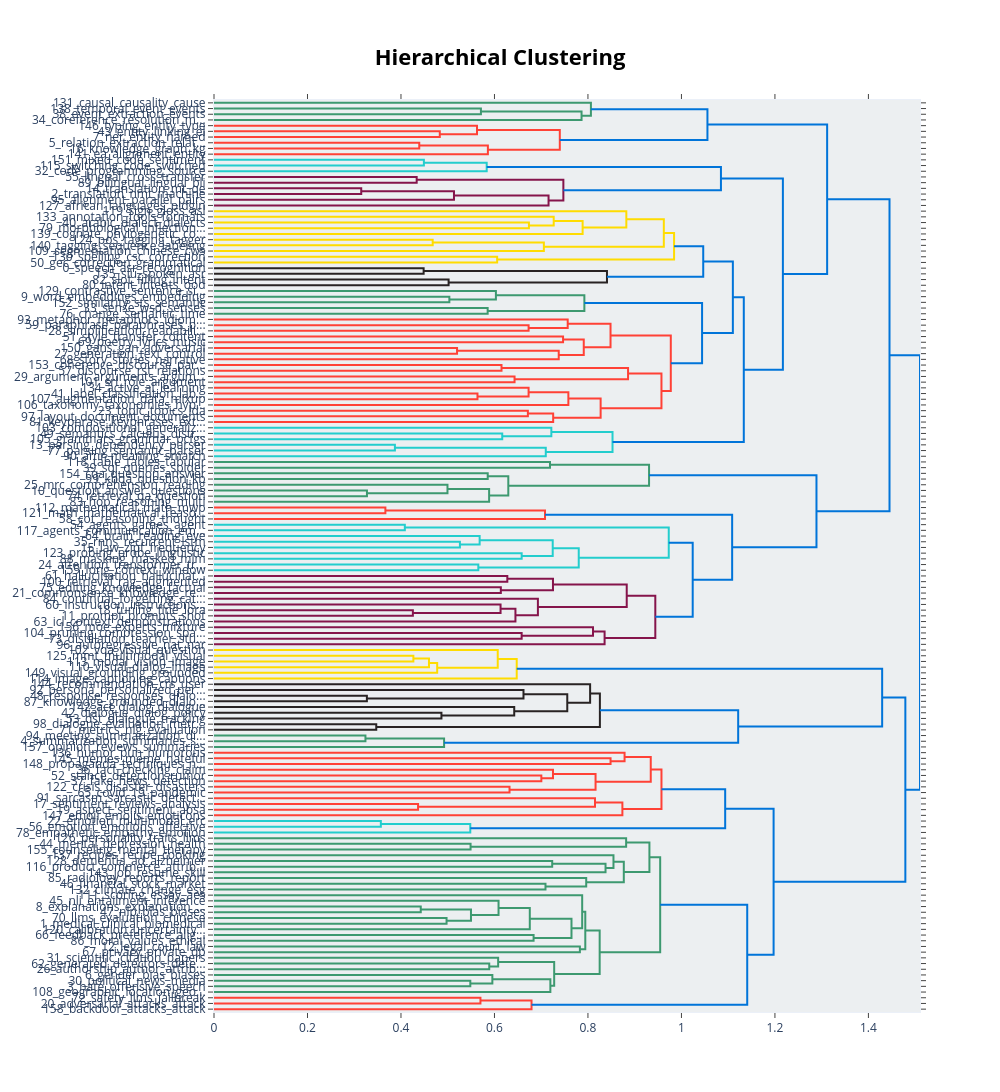

Notebook code cell kept with this figure:
### Code cell
# Visualize the potential hierarchical structure of topics
topic_model.visualize_hierarchy()

### Figure 1 — Plotly figure (JSON) as saved in the notebook; plotly's stock layout.template omitted (floating-point values rounded to 4 significant figures; data arrays with more than 128 entries replaced by an {"elided": "..."} marker saying what was removed)
{"data": [{"hoverinfo": "text", "marker": {"color": "rgb(61,153,112)"}, "mode": "lines", "type": "scatter", "x": [0.0, 0.571, 0.571, 0.0], "xaxis": "x", "y": [-15.0, -15.0, -25.0, -25.0], "yaxis": "y"}, {"hoverinfo": "text", "marker": {"color": "rgb(61,153,112)"}, "mode": "lines", "type": "scatter", "x": [0.571, 0.7863, 0.7863, 0.0], "xaxis": "x", "y": [-20.0, -20.0, -35.0, -35.0], "yaxis": "y"}, {"hoverinfo": "text", "marker": {"color": "rgb(61,153,112)"}, "mode": "lines", "type": "scatter", "x": [0.0, 0.8063, 0.8063, 0.7863], "xaxis": "x", "y": [-5.0, -5.0, -27.5, -27.5], "yaxis": "y"}, {"hoverinfo": "text", "marker": {"color": "rgb(255,65,54)"}, "mode": "lines", "type": "scatter", "x": [0.0, 0.483, 0.483, 0.0], "xaxis": "x", "y": [-55.0, -55.0, -65.0, -65.0], "yaxis": "y"}, {"hoverinfo": "text", "marker": {"color": "rgb(255,65,54)"}, "mode": "lines", "type": "scatter", "x": [0.0, 0.5627, 0.5627, 0.483], "xaxis": "x", "y": [-45.0, -45.0, -60.0, -60.0], "yaxis": "y"}, {"hoverinfo": "text", "marker": {"color": "rgb(255,65,54)"}, "mode": "lines", "type": "scatter", "x": [0.0, 0.4391, 0.4391, 0.0], "xaxis": "x", "y": [-75.0, -75.0, -85.0, -85.0], "yaxis": "y"}, {"hoverinfo": "text", "marker": {"color": "rgb(255,65,54)"}, "mode": "lines", "type": "scatter", "x": [0.4391, 0.5859, 0.5859, 0.0], "xaxis": "x", "y": [-80.0, -80.0, -95.0, -95.0], "yaxis": "y"}, {"hoverinfo": "text", "marker": {"color": "rgb(255,65,54)"}, "mode": "lines", "type": "scatter", "x": [0.5627, 0.7398, 0.7398, 0.5859], "xaxis": "x", "y": [-52.5, -52.5, -87.5, -87.5], "yaxis": "y"}, {"hoverinfo": "text", "marker": {"color": "rgb(0,116,217)"}, "mode": "lines", "type": "scatter", "x": [0.8063, 1.056, 1.056, 0.7398], "xaxis": "x", "y": [-16.25, -16.25, -70.0, -70.0], "yaxis": "y"}, {"hoverinfo": "text", "marker": {"color": "rgb(35,205,205)"}, "mode": "lines", "type": "scatter", "x": [0.0, 0.449, 0.449, 0.0], "xaxis": "x", "y": [-105.0, -105.0, -115.0, -115.0], "yaxis": "y"}, {"hoverinfo": "text", "marker": {"color": "rgb(35,205,205)"}, "mode": "lines", "type": "scatter", "x": [0.449, 0.5834, 0.5834, 0.0], "xaxis": "x", "y": [-110.0, -110.0, -125.0, -125.0], "yaxis": "y"}, {"hoverinfo": "text", "marker": {"color": "rgb(133,20,75)"}, "mode": "lines", "type": "scatter", "x": [0.0, 0.4336, 0.4336, 0.0], "xaxis": "x", "y": [-135.0, -135.0, -145.0, -145.0], "yaxis": "y"}, {"hoverinfo": "text", "marker": {"color": "rgb(133,20,75)"}, "mode": "lines", "type": "scatter", "x": [0.0, 0.315, 0.315, 0.0], "xaxis": "x", "y": [-155.0, -155.0, -165.0, -165.0], "yaxis": "y"}, {"hoverinfo": "text", "marker": {"color": "rgb(133,20,75)"}, "mode": "lines", "type": "scatter", "x": [0.315, 0.5134, 0.5134, 0.0], "xaxis": "x", "y": [-160.0, -160.0, -175.0, -175.0], "yaxis": "y"}, {"hoverinfo": "text", "marker": {"color": "rgb(133,20,75)"}, "mode": "lines", "type": "scatter", "x": [0.5134, 0.7157, 0.7157, 0.0], "xaxis": "x", "y": [-167.5, -167.5, -185.0, -185.0], "yaxis": "y"}, {"hoverinfo": "text", "marker": {"color": "rgb(133,20,75)"}, "mode": "lines", "type": "scatter", "x": [0.4336, 0.7474, 0.7474, 0.7157], "xaxis": "x", "y": [-140.0, -140.0, -176.2, -176.2], "yaxis": "y"}, {"hoverinfo": "text", "marker": {"color": "rgb(0,116,217)"}, "mode": "lines", "type": "scatter", "x": [0.5834, 1.085, 1.085, 0.7474], "xaxis": "x", "y": [-117.5, -117.5, -158.1, -158.1], "yaxis": "y"}, {"hoverinfo": "text", "marker": {"color": "rgb(255,220,0)"}, "mode": "lines", "type": "scatter", "x": [0.0, 0.6737, 0.6737, 0.0], "xaxis": "x", "y": [-215.0, -215.0, -225.0, -225.0], "yaxis": "y"}, {"hoverinfo": "text", "marker": {"color": "rgb(255,220,0)"}, "mode": "lines", "type": "scatter", "x": [0.0, 0.7267, 0.7267, 0.6737], "xaxis": "x", "y": [-205.0, -205.0, -220.0, -220.0], "yaxis": "y"}, {"hoverinfo": "text", "marker": {"color": "rgb(255,220,0)"}, "mode": "lines", "type": "scatter", "x": [0.7267, 0.7886, 0.7886, 0.0], "xaxis": "x", "y": [-212.5, -212.5, -235.0, -235.0], "yaxis": "y"}, {"hoverinfo": "text", "marker": {"color": "rgb(255,220,0)"}, "mode": "lines", "type": "scatter", "x": [0.0, 0.8821, 0.8821, 0.7886], "xaxis": "x", "y": [-195.0, -195.0, -223.8, -223.8], "yaxis": "y"}, {"hoverinfo": "text", "marker": {"color": "rgb(255,220,0)"}, "mode": "lines", "type": "scatter", "x": [0.0, 0.4679, 0.4679, 0.0], "xaxis": "x", "y": [-245.0, -245.0, -255.0, -255.0], "yaxis": "y"}, {"hoverinfo": "text", "marker": {"color": "rgb(255,220,0)"}, "mode": "lines", "type": "scatter", "x": [0.4679, 0.7057, 0.7057, 0.0], "xaxis": "x", "y": [-250.0, -250.0, -265.0, -265.0], "yaxis": "y"}, {"hoverinfo": "text", "marker": {"color": "rgb(255,220,0)"}, "mode": "lines", "type": "scatter", "x": [0.8821, 0.9623, 0.9623, 0.7057], "xaxis": "x", "y": [-209.4, -209.4, -257.5, -257.5], "yaxis": "y"}, {"hoverinfo": "text", "marker": {"color": "rgb(255,220,0)"}, "mode": "lines", "type": "scatter", "x": [0.0, 0.6058, 0.6058, 0.0], "xaxis": "x", "y": [-275.0, -275.0, -285.0, -285.0], "yaxis": "y"}, {"hoverinfo": "text", "marker": {"color": "rgb(255,220,0)"}, "mode": "lines", "type": "scatter", "x": [0.9623, 0.9843, 0.9843, 0.6058], "xaxis": "x", "y": [-233.4, -233.4, -280.0, -280.0], "yaxis": "y"}, {"hoverinfo": "text", "marker": {"color": "rgb(40,35,35)"}, "mode": "lines", "type": "scatter", "x": [0.0, 0.4485, 0.4485, 0.0], "xaxis": "x", "y": [-295.0, -295.0, -305.0, -305.0], "yaxis": "y"}, {"hoverinfo": "text", "marker": {"color": "rgb(40,35,35)"}, "mode": "lines", "type": "scatter", "x": [0.0, 0.5019, 0.5019, 0.0], "xaxis": "x", "y": [-315.0, -315.0, -325.0, -325.0], "yaxis": "y"}, {"hoverinfo": "text", "marker": {"color": "rgb(40,35,35)"}, "mode": "lines", "type": "scatter", "x": [0.4485, 0.8407, 0.8407, 0.5019], "xaxis": "x", "y": [-300.0, -300.0, -320.0, -320.0], "yaxis": "y"}, {"hoverinfo": "text", "marker": {"color": "rgb(0,116,217)"}, "mode": "lines", "type": "scatter", "x": [0.9843, 1.047, 1.047, 0.8407], "xaxis": "x", "y": [-256.7, -256.7, -310.0, -310.0], "yaxis": "y"}, {"hoverinfo": "text", "marker": {"color": "rgb(61,153,112)"}, "mode": "lines", "type": "scatter", "x": [0.0, 0.5035, 0.5035, 0.0], "xaxis": "x", "y": [-345.0, -345.0, -355.0, -355.0], "yaxis": "y"}, {"hoverinfo": "text", "marker": {"color": "rgb(61,153,112)"}, "mode": "lines", "type": "scatter", "x": [0.0, 0.6031, 0.6031, 0.5035], "xaxis": "x", "y": [-335.0, -335.0, -350.0, -350.0], "yaxis": "y"}, {"hoverinfo": "text", "marker": {"color": "rgb(61,153,112)"}, "mode": "lines", "type": "scatter", "x": [0.0, 0.5854, 0.5854, 0.0], "xaxis": "x", "y": [-365.0, -365.0, -375.0, -375.0], "yaxis": "y"}, {"hoverinfo": "text", "marker": {"color": "rgb(61,153,112)"}, "mode": "lines", "type": "scatter", "x": [0.6031, 0.7923, 0.7923, 0.5854], "xaxis": "x", "y": [-342.5, -342.5, -370.0, -370.0], "yaxis": "y"}, {"hoverinfo": "text", "marker": {"color": "rgb(255,65,54)"}, "mode": "lines", "type": "scatter", "x": [0.0, 0.673, 0.673, 0.0], "xaxis": "x", "y": [-395.0, -395.0, -405.0, -405.0], "yaxis": "y"}, {"hoverinfo": "text", "marker": {"color": "rgb(255,65,54)"}, "mode": "lines", "type": "scatter", "x": [0.0, 0.7567, 0.7567, 0.673], "xaxis": "x", "y": [-385.0, -385.0, -400.0, -400.0], "yaxis": "y"}, {"hoverinfo": "text", "marker": {"color": "rgb(255,65,54)"}, "mode": "lines", "type": "scatter", "x": [0.0, 0.7468, 0.7468, 0.0], "xaxis": "x", "y": [-415.0, -415.0, -425.0, -425.0], "yaxis": "y"}, {"hoverinfo": "text", "marker": {"color": "rgb(255,65,54)"}, "mode": "lines", "type": "scatter", "x": [0.0, 0.52, 0.52, 0.0], "xaxis": "x", "y": [-435.0, -435.0, -445.0, -445.0], "yaxis": "y"}, {"hoverinfo": "text", "marker": {"color": "rgb(255,65,54)"}, "mode": "lines", "type": "scatter", "x": [0.52, 0.7375, 0.7375, 0.0], "xaxis": "x", "y": [-440.0, -440.0, -455.0, -455.0], "yaxis": "y"}, {"hoverinfo": "text", "marker": {"color": "rgb(255,65,54)"}, "mode": "lines", "type": "scatter", "x": [0.7468, 0.791, 0.791, 0.7375], "xaxis": "x", "y": [-420.0, -420.0, -447.5, -447.5], "yaxis": "y"}, {"hoverinfo": "text", "marker": {"color": "rgb(255,65,54)"}, "mode": "lines", "type": "scatter", "x": [0.7567, 0.8483, 0.8483, 0.791], "xaxis": "x", "y": [-392.5, -392.5, -433.8, -433.8], "yaxis": "y"}, {"hoverinfo": "text", "marker": {"color": "rgb(255,65,54)"}, "mode": "lines", "type": "scatter", "x": [0.0, 0.6151, 0.6151, 0.0], "xaxis": "x", "y": [-465.0, -465.0, -475.0, -475.0], "yaxis": "y"}, {"hoverinfo": "text", "marker": {"color": "rgb(255,65,54)"}, "mode": "lines", "type": "scatter", "x": [0.0, 0.643, 0.643, 0.0], "xaxis": "x", "y": [-485.0, -485.0, -495.0, -495.0], "yaxis": "y"}, {"hoverinfo": "text", "marker": {"color": "rgb(255,65,54)"}, "mode": "lines", "type": "scatter", "x": [0.6151, 0.8858, 0.8858, 0.643], "xaxis": "x", "y": [-470.0, -470.0, -490.0, -490.0], "yaxis": "y"}, {"hoverinfo": "text", "marker": {"color": "rgb(255,65,54)"}, "mode": "lines", "type": "scatter", "x": [0.0, 0.5637, 0.5637, 0.0], "xaxis": "x", "y": [-515.0, -515.0, -525.0, -525.0], "yaxis": "y"}, {"hoverinfo": "text", "marker": {"color": "rgb(255,65,54)"}, "mode": "lines", "type": "scatter", "x": [0.0, 0.673, 0.673, 0.5637], "xaxis": "x", "y": [-505.0, -505.0, -520.0, -520.0], "yaxis": "y"}, {"hoverinfo": "text", "marker": {"color": "rgb(255,65,54)"}, "mode": "lines", "type": "scatter", "x": [0.673, 0.7581, 0.7581, 0.0], "xaxis": "x", "y": [-512.5, -512.5, -535.0, -535.0], "yaxis": "y"}, {"hoverinfo": "text", "marker": {"color": "rgb(255,65,54)"}, "mode": "lines", "type": "scatter", "x": [0.0, 0.6715, 0.6715, 0.0], "xaxis": "x", "y": [-545.0, -545.0, -555.0, -555.0], "yaxis": "y"}, {"hoverinfo": "text", "marker": {"color": "rgb(255,65,54)"}, "mode": "lines", "type": "scatter", "x": [0.6715, 0.7256, 0.7256, 0.0], "xaxis": "x", "y": [-550.0, -550.0, -565.0, -565.0], "yaxis": "y"}, {"hoverinfo": "text", "marker": {"color": "rgb(255,65,54)"}, "mode": "lines", "type": "scatter", "x": [0.7581, 0.8271, 0.8271, 0.7256], "xaxis": "x", "y": [-523.8, -523.8, -557.5, -557.5], "yaxis": "y"}, {"hoverinfo": "text", "marker": {"color": "rgb(255,65,54)"}, "mode": "lines", "type": "scatter", "x": [0.8858, 0.9573, 0.9573, 0.8271], "xaxis": "x", "y": [-480.0, -480.0, -540.6, -540.6], "yaxis": "y"}, {"hoverinfo": "text", "marker": {"color": "rgb(255,65,54)"}, "mode": "lines", "type": "scatter", "x": [0.8483, 0.9772, 0.9772, 0.9573], "xaxis": "x", "y": [-413.1, -413.1, -510.3, -510.3], "yaxis": "y"}, {"hoverinfo": "text", "marker": {"color": "rgb(0,116,217)"}, "mode": "lines", "type": "scatter", "x": [0.7923, 1.044, 1.044, 0.9772], "xaxis": "x", "y": [-356.2, -356.2, -461.7, -461.7], "yaxis": "y"}, {"hoverinfo": "text", "marker": {"color": "rgb(0,116,217)"}, "mode": "lines", "type": "scatter", "x": [1.047, 1.11, 1.11, 1.044], "xaxis": "x", "y": [-283.4, -283.4, -409.0, -409.0], "yaxis": "y"}, {"hoverinfo": "text", "marker": {"color": "rgb(35,205,205)"}, "mode": "lines", "type": "scatter", "x": [0.0, 0.6166, 0.6166, 0.0], "xaxis": "x", "y": [-585.0, -585.0, -595.0, -595.0], "yaxis": "y"}, {"hoverinfo": "text", "marker": {"color": "rgb(35,205,205)"}, "mode": "lines", "type": "scatter", "x": [0.0, 0.7217, 0.7217, 0.6166], "xaxis": "x", "y": [-575.0, -575.0, -590.0, -590.0], "yaxis": "y"}, {"hoverinfo": "text", "marker": {"color": "rgb(35,205,205)"}, "mode": "lines", "type": "scatter", "x": [0.0, 0.387, 0.387, 0.0], "xaxis": "x", "y": [-605.0, -605.0, -615.0, -615.0], "yaxis": "y"}, {"hoverinfo": "text", "marker": {"color": "rgb(35,205,205)"}, "mode": "lines", "type": "scatter", "x": [0.387, 0.7098, 0.7098, 0.0], "xaxis": "x", "y": [-610.0, -610.0, -625.0, -625.0], "yaxis": "y"}, {"hoverinfo": "text", "marker": {"color": "rgb(35,205,205)"}, "mode": "lines", "type": "scatter", "x": [0.7217, 0.8526, 0.8526, 0.7098], "xaxis": "x", "y": [-582.5, -582.5, -617.5, -617.5], "yaxis": "y"}, {"hoverinfo": "text", "marker": {"color": "rgb(0,116,217)"}, "mode": "lines", "type": "scatter", "x": [1.11, 1.133, 1.133, 0.8526], "xaxis": "x", "y": [-346.2, -346.2, -600.0, -600.0], "yaxis": "y"}, {"hoverinfo": "text", "marker": {"color": "rgb(0,116,217)"}, "mode": "lines", "type": "scatter", "x": [1.085, 1.217, 1.217, 1.133], "xaxis": "x", "y": [-137.8, -137.8, -473.1, -473.1], "yaxis": "y"}, {"hoverinfo": "text", "marker": {"color": "rgb(0,116,217)"}, "mode": "lines", "type": "scatter", "x": [1.056, 1.312, 1.312, 1.217], "xaxis": "x", "y": [-43.12, -43.12, -305.4, -305.4], "yaxis": "y"}, {"hoverinfo": "text", "marker": {"color": "rgb(61,153,112)"}, "mode": "lines", "type": "scatter", "x": [0.0, 0.7188, 0.7188, 0.0], "xaxis": "x", "y": [-635.0, -635.0, -645.0, -645.0], "yaxis": "y"}, {"hoverinfo": "text", "marker": {"color": "rgb(61,153,112)"}, "mode": "lines", "type": "scatter", "x": [0.0, 0.5856, 0.5856, 0.0], "xaxis": "x", "y": [-655.0, -655.0, -665.0, -665.0], "yaxis": "y"}, {"hoverinfo": "text", "marker": {"color": "rgb(61,153,112)"}, "mode": "lines", "type": "scatter", "x": [0.0, 0.3272, 0.3272, 0.0], "xaxis": "x", "y": [-685.0, -685.0, -695.0, -695.0], "yaxis": "y"}, {"hoverinfo": "text", "marker": {"color": "rgb(61,153,112)"}, "mode": "lines", "type": "scatter", "x": [0.0, 0.4995, 0.4995, 0.3272], "xaxis": "x", "y": [-675.0, -675.0, -690.0, -690.0], "yaxis": "y"}, {"hoverinfo": "text", "marker": {"color": "rgb(61,153,112)"}, "mode": "lines", "type": "scatter", "x": [0.4995, 0.5886, 0.5886, 0.0], "xaxis": "x", "y": [-682.5, -682.5, -705.0, -705.0], "yaxis": "y"}, {"hoverinfo": "text", "marker": {"color": "rgb(61,153,112)"}, "mode": "lines", "type": "scatter", "x": [0.5856, 0.6296, 0.6296, 0.5886], "xaxis": "x", "y": [-660.0, -660.0, -693.8, -693.8], "yaxis": "y"}, {"hoverinfo": "text", "marker": {"color": "rgb(61,153,112)"}, "mode": "lines", "type": "scatter", "x": [0.7188, 0.9307, 0.9307, 0.6296], "xaxis": "x", "y": [-640.0, -640.0, -676.9, -676.9], "yaxis": "y"}, {"hoverinfo": "text", "marker": {"color": "rgb(255,65,54)"}, "mode": "lines", "type": "scatter", "x": [0.0, 0.3667, 0.3667, 0.0], "xaxis": "x", "y": [-715.0, -715.0, -725.0, -725.0], "yaxis": "y"}, {"hoverinfo": "text", "marker": {"color": "rgb(255,65,54)"}, "mode": "lines", "type": "scatter", "x": [0.3667, 0.7081, 0.7081, 0.0], "xaxis": "x", "y": [-720.0, -720.0, -735.0, -735.0], "yaxis": "y"}, {"hoverinfo": "text", "marker": {"color": "rgb(35,205,205)"}, "mode": "lines", "type": "scatter", "x": [0.0, 0.4082, 0.4082, 0.0], "xaxis": "x", "y": [-745.0, -745.0, -755.0, -755.0], "yaxis": "y"}, {"hoverinfo": "text", "marker": {"color": "rgb(35,205,205)"}, "mode": "lines", "type": "scatter", "x": [0.0, 0.5261, 0.5261, 0.0], "xaxis": "x", "y": [-775.0, -775.0, -785.0, -785.0], "yaxis": "y"}, {"hoverinfo": "text", "marker": {"color": "rgb(35,205,205)"}, "mode": "lines", "type": "scatter", "x": [0.0, 0.5683, 0.5683, 0.5261], "xaxis": "x", "y": [-765.0, -765.0, -780.0, -780.0], "yaxis": "y"}, {"hoverinfo": "text", "marker": {"color": "rgb(35,205,205)"}, "mode": "lines", "type": "scatter", "x": [0.0, 0.6582, 0.6582, 0.0], "xaxis": "x", "y": [-795.0, -795.0, -805.0, -805.0], "yaxis": "y"}, {"hoverinfo": "text", "marker": {"color": "rgb(35,205,205)"}, "mode": "lines", "type": "scatter", "x": [0.5683, 0.7246, 0.7246, 0.6582], "xaxis": "x", "y": [-772.5, -772.5, -800.0, -800.0], "yaxis": "y"}, {"hoverinfo": "text", "marker": {"color": "rgb(35,205,205)"}, "mode": "lines", "type": "scatter", "x": [0.0, 0.5655, 0.5655, 0.0], "xaxis": "x", "y": [-815.0, -815.0, -825.0, -825.0], "yaxis": "y"}, {"hoverinfo": "text", "marker": {"color": "rgb(35,205,205)"}, "mode": "lines", "type": "scatter", "x": [0.7246, 0.7803, 0.7803, 0.5655], "xaxis": "x", "y": [-786.2, -786.2, -820.0, -820.0], "yaxis": "y"}, {"hoverinfo": "text", "marker": {"color": "rgb(35,205,205)"}, "mode": "lines", "type": "scatter", "x": [0.4082, 0.9728, 0.9728, 0.7803], "xaxis": "x", "y": [-750.0, -750.0, -803.1, -803.1], "yaxis": "y"}, {"hoverinfo": "text", "marker": {"color": "rgb(133,20,75)"}, "mode": "lines", "type": "scatter", "x": [0.0, 0.6275, 0.6275, 0.0], "xaxis": "x", "y": [-835.0, -835.0, -845.0, -845.0], "yaxis": "y"}, {"hoverinfo": "text", "marker": {"color": "rgb(133,20,75)"}, "mode": "lines", "type": "scatter", "x": [0.0, 0.6136, 0.6136, 0.0], "xaxis": "x", "y": [-855.0, -855.0, -865.0, -865.0], "yaxis": "y"}, {"hoverinfo": "text", "marker": {"color": "rgb(133,20,75)"}, "mode": "lines", "type": "scatter", "x": [0.6275, 0.7252, 0.7252, 0.6136], "xaxis": "x", "y": [-840.0, -840.0, -860.0, -860.0], "yaxis": "y"}, {"hoverinfo": "text", "marker": {"color": "rgb(133,20,75)"}, "mode": "lines", "type": "scatter", "x": [0.0, 0.4255, 0.4255, 0.0], "xaxis": "x", "y": [-895.0, -895.0, -905.0, -905.0], "yaxis": "y"}, {"hoverinfo": "text", "marker": {"color": "rgb(133,20,75)"}, "mode": "lines", "type": "scatter", "x": [0.0, 0.6131, 0.6131, 0.4255], "xaxis": "x", "y": [-885.0, -885.0, -900.0, -900.0], "yaxis": "y"}, {"hoverinfo": "text", "marker": {"color": "rgb(133,20,75)"}, "mode": "lines", "type": "scatter", "x": [0.6131, 0.6449, 0.6449, 0.0], "xaxis": "x", "y": [-892.5, -892.5, -915.0, -915.0], "yaxis": "y"}, {"hoverinfo": "text", "marker": {"color": "rgb(133,20,75)"}, "mode": "lines", "type": "scatter", "x": [0.0, 0.6929, 0.6929, 0.6449], "xaxis": "x", "y": [-875.0, -875.0, -903.8, -903.8], "yaxis": "y"}, {"hoverinfo": "text", "marker": {"color": "rgb(133,20,75)"}, "mode": "lines", "type": "scatter", "x": [0.7252, 0.883, 0.883, 0.6929], "xaxis": "x", "y": [-850.0, -850.0, -889.4, -889.4], "yaxis": "y"}, {"hoverinfo": "text", "marker": {"color": "rgb(133,20,75)"}, "mode": "lines", "type": "scatter", "x": [0.0, 0.6582, 0.6582, 0.0], "xaxis": "x", "y": [-935.0, -935.0, -945.0, -945.0], "yaxis": "y"}, {"hoverinfo": "text", "marker": {"color": "rgb(133,20,75)"}, "mode": "lines", "type": "scatter", "x": [0.0, 0.8108, 0.8108, 0.6582], "xaxis": "x", "y": [-925.0, -925.0, -940.0, -940.0], "yaxis": "y"}, {"hoverinfo": "text", "marker": {"color": "rgb(133,20,75)"}, "mode": "lines", "type": "scatter", "x": [0.8108, 0.8356, 0.8356, 0.0], "xaxis": "x", "y": [-932.5, -932.5, -955.0, -955.0], "yaxis": "y"}, {"hoverinfo": "text", "marker": {"color": "rgb(133,20,75)"}, "mode": "lines", "type": "scatter", "x": [0.883, 0.9441, 0.9441, 0.8356], "xaxis": "x", "y": [-869.7, -869.7, -943.8, -943.8], "yaxis": "y"}, {"hoverinfo": "text", "marker": {"color": "rgb(0,116,217)"}, "mode": "lines", "type": "scatter", "x": [0.9728, 1.024, 1.024, 0.9441], "xaxis": "x", "y": [-776.6, -776.6, -906.7, -906.7], "yaxis": "y"}, {"hoverinfo": "text", "marker": {"color": "rgb(0,116,217)"}, "mode": "lines", "type": "scatter", "x": [0.7081, 1.108, 1.108, 1.024], "xaxis": "x", "y": [-727.5, -727.5, -841.6, -841.6], "yaxis": "y"}, {"hoverinfo": "text", "marker": {"color": "rgb(0,116,217)"}, "mode": "lines", "type": "scatter", "x": [0.9307, 1.289, 1.289, 1.108], "xaxis": "x", "y": [-658.4, -658.4, -784.6, -784.6], "yaxis": "y"}, {"hoverinfo": "text", "marker": {"color": "rgb(0,116,217)"}, "mode": "lines", "type": "scatter", "x": [1.312, 1.445, 1.445, 1.289], "xaxis": "x", "y": [-174.3, -174.3, -721.5, -721.5], "yaxis": "y"}, {"hoverinfo": "text", "marker": {"color": "rgb(255,220,0)"}, "mode": "lines", "type": "scatter", "x": [0.0, 0.4265, 0.4265, 0.0], "xaxis": "x", "y": [-975.0, -975.0, -985.0, -985.0], "yaxis": "y"}, {"hoverinfo": "text", "marker": {"color": "rgb(255,220,0)"}, "mode": "lines", "type": "scatter", "x": [0.4265, 0.4599, 0.4599, 0.0], "xaxis": "x", "y": [-980.0, -980.0, -995.0, -995.0], "yaxis": "y"}, {"hoverinfo": "text", "marker": {"color": "rgb(255,220,0)"}, "mode": "lines", "type": "scatter", "x": [0.4599, 0.4775, 0.4775, 0.0], "xaxis": "x", "y": [-987.5, -987.5, -1005.0, -1005.0], "yaxis": "y"}, {"hoverinfo": "text", "marker": {"color": "rgb(255,220,0)"}, "mode": "lines", "type": "scatter", "x": [0.0, 0.607, 0.607, 0.4775], "xaxis": "x", "y": [-965.0, -965.0, -996.2, -996.2], "yaxis": "y"}, {"hoverinfo": "text", "marker": {"color": "rgb(255,220,0)"}, "mode": "lines", "type": "scatter", "x": [0.607, 0.6476, 0.6476, 0.0], "xaxis": "x", "y": [-980.6, -980.6, -1015.0, -1015.0], "yaxis": "y"}, {"hoverinfo": "text", "marker": {"color": "rgb(40,35,35)"}, "mode": "lines", "type": "scatter", "x": [0.0, 0.3271, 0.3271, 0.0], "xaxis": "x", "y": [-1045.0, -1045.0, -1055.0, -1055.0], "yaxis": "y"}, {"hoverinfo": "text", "marker": {"color": "rgb(40,35,35)"}, "mode": "lines", "type": "scatter", "x": [0.0, 0.6621, 0.6621, 0.3271], "xaxis": "x", "y": [-1035.0, -1035.0, -1050.0, -1050.0], "yaxis": "y"}, {"hoverinfo": "text", "marker": {"color": "rgb(40,35,35)"}, "mode": "lines", "type": "scatter", "x": [0.0, 0.4866, 0.4866, 0.0], "xaxis": "x", "y": [-1075.0, -1075.0, -1085.0, -1085.0], "yaxis": "y"}, {"hoverinfo": "text", "marker": {"color": "rgb(40,35,35)"}, "mode": "lines", "type": "scatter", "x": [0.0, 0.6423, 0.6423, 0.4866], "xaxis": "x", "y": [-1065.0, -1065.0, -1080.0, -1080.0], "yaxis": "y"}, {"hoverinfo": "text", "marker": {"color": "rgb(40,35,35)"}, "mode": "lines", "type": "scatter", "x": [0.6621, 0.7557, 0.7557, 0.6423], "xaxis": "x", "y": [-1042.0, -1042.0, -1072.0, -1072.0], "yaxis": "y"}, {"hoverinfo": "text", "marker": {"color": "rgb(40,35,35)"}, "mode": "lines", "type": "scatter", "x": [0.0, 0.8046, 0.8046, 0.7557], "xaxis": "x", "y": [-1025.0, -1025.0, -1058.0, -1058.0], "yaxis": "y"}, {"hoverinfo": "text", "marker": {"color": "rgb(40,35,35)"}, "mode": "lines", "type": "scatter", "x": [0.0, 0.3471, 0.3471, 0.0], "xaxis": "x", "y": [-1095.0, -1095.0, -1105.0, -1105.0], "yaxis": "y"}, {"hoverinfo": "text", "marker": {"color": "rgb(40,35,35)"}, "mode": "lines", "type": "scatter", "x": [0.8046, 0.8255, 0.8255, 0.3471], "xaxis": "x", "y": [-1041.0, -1041.0, -1100.0, -1100.0], "yaxis": "y"}, {"hoverinfo": "text", "marker": {"color": "rgb(61,153,112)"}, "mode": "lines", "type": "scatter", "x": [0.0, 0.324, 0.324, 0.0], "xaxis": "x", "y": [-1115.0, -1115.0, -1125.0, -1125.0], "yaxis": "y"}, {"hoverinfo": "text", "marker": {"color": "rgb(61,153,112)"}, "mode": "lines", "type": "scatter", "x": [0.324, 0.4922, 0.4922, 0.0], "xaxis": "x", "y": [-1120.0, -1120.0, -1135.0, -1135.0], "yaxis": "y"}, {"hoverinfo": "text", "marker": {"color": "rgb(0,116,217)"}, "mode": "lines", "type": "scatter", "x": [0.8255, 1.121, 1.121, 0.4922], "xaxis": "x", "y": [-1071.0, -1071.0, -1128.0, -1128.0], "yaxis": "y"}, {"hoverinfo": "text", "marker": {"color": "rgb(0,116,217)"}, "mode": "lines", "type": "scatter", "x": [0.6476, 1.429, 1.429, 1.121], "xaxis": "x", "y": [-997.8, -997.8, -1099.0, -1099.0], "yaxis": "y"}, {"hoverinfo": "text", "marker": {"color": "rgb(255,65,54)"}, "mode": "lines", "type": "scatter", "x": [0.0, 0.8484, 0.8484, 0.0], "xaxis": "x", "y": [-1155.0, -1155.0, -1165.0, -1165.0], "yaxis": "y"}, {"hoverinfo": "text", "marker": {"color": "rgb(255,65,54)"}, "mode": "lines", "type": "scatter", "x": [0.0, 0.8783, 0.8783, 0.8484], "xaxis": "x", "y": [-1145.0, -1145.0, -1160.0, -1160.0], "yaxis": "y"}, {"hoverinfo": "text", "marker": {"color": "rgb(255,65,54)"}, "mode": "lines", "type": "scatter", "x": [0.0, 0.7003, 0.7003, 0.0], "xaxis": "x", "y": [-1185.0, -1185.0, -1195.0, -1195.0], "yaxis": "y"}, {"hoverinfo": "text", "marker": {"color": "rgb(255,65,54)"}, "mode": "lines", "type": "scatter", "x": [0.0, 0.7252, 0.7252, 0.7003], "xaxis": "x", "y": [-1175.0, -1175.0, -1190.0, -1190.0], "yaxis": "y"}, {"hoverinfo": "text", "marker": {"color": "rgb(255,65,54)"}, "mode": "lines", "type": "scatter", "x": [0.0, 0.6322, 0.6322, 0.0], "xaxis": "x", "y": [-1205.0, -1205.0, -1215.0, -1215.0], "yaxis": "y"}, {"hoverinfo": "text", "marker": {"color": "rgb(255,65,54)"}, "mode": "lines", "type": "scatter", "x": [0.7252, 0.8163, 0.8163, 0.6322], "xaxis": "x", "y": [-1182.0, -1182.0, -1210.0, -1210.0], "yaxis": "y"}, {"hoverinfo": "text", "marker": {"color": "rgb(255,65,54)"}, "mode": "lines", "type": "scatter", "x": [0.8783, 0.9344, 0.9344, 0.8163], "xaxis": "x", "y": [-1152.0, -1152.0, -1196.0, -1196.0], "yaxis": "y"}, {"hoverinfo": "text", "marker": {"color": "rgb(255,65,54)"}, "mode": "lines", "type": "scatter", "x": [0.0, 0.4366, 0.4366, 0.0], "xaxis": "x", "y": [-1235.0, -1235.0, -1245.0, -1245.0], "yaxis": "y"}, {"hoverinfo": "text", "marker": {"color": "rgb(255,65,54)"}, "mode": "lines", "type": "scatter", "x": [0.0, 0.8151, 0.8151, 0.4366], "xaxis": "x", "y": [-1225.0, -1225.0, -1240.0, -1240.0], "yaxis": "y"}, {"hoverinfo": "text", "marker": {"color": "rgb(255,65,54)"}, "mode": "lines", "type": "scatter", "x": [0.8151, 0.8737, 0.8737, 0.0], "xaxis": "x", "y": [-1232.0, -1232.0, -1255.0, -1255.0], "yaxis": "y"}, {"hoverinfo": "text", "marker": {"color": "rgb(255,65,54)"}, "mode": "lines", "type": "scatter", "x": [0.9344, 0.9573, 0.9573, 0.8737], "xaxis": "x", "y": [-1174.0, -1174.0, -1244.0, -1244.0], "yaxis": "y"}, {"hoverinfo": "text", "marker": {"color": "rgb(35,205,205)"}, "mode": "lines", "type": "scatter", "x": [0.0, 0.3569, 0.3569, 0.0], "xaxis": "x", "y": [-1265.0, -1265.0, -1275.0, -1275.0], "yaxis": "y"}, {"hoverinfo": "text", "marker": {"color": "rgb(35,205,205)"}, "mode": "lines", "type": "scatter", "x": [0.3569, 0.5483, 0.5483, 0.0], "xaxis": "x", "y": [-1270.0, -1270.0, -1285.0, -1285.0], "yaxis": "y"}, {"hoverinfo": "text", "marker": {"color": "rgb(0,116,217)"}, "mode": "lines", "type": "scatter", "x": [0.9573, 1.094, 1.094, 0.5483], "xaxis": "x", "y": [-1209.0, -1209.0, -1278.0, -1278.0], "yaxis": "y"}, {"hoverinfo": "text", "marker": {"color": "rgb(61,153,112)"}, "mode": "lines", "type": "scatter", "x": [0.0, 0.5489, 0.5489, 0.0], "xaxis": "x", "y": [-1305.0, -1305.0, -1315.0, -1315.0], "yaxis": "y"}, {"hoverinfo": "text", "marker": {"color": "rgb(61,153,112)"}, "mode": "lines", "type": "scatter", "x": [0.0, 0.8817, 0.8817, 0.5489], "xaxis": "x", "y": [-1295.0, -1295.0, -1310.0, -1310.0], "yaxis": "y"}, {"hoverinfo": "text", "marker": {"color": "rgb(61,153,112)"}, "mode": "lines", "type": "scatter", "x": [0.0, 0.7235, 0.7235, 0.0], "xaxis": "x", "y": [-1335.0, -1335.0, -1345.0, -1345.0], "yaxis": "y"}, {"hoverinfo": "text", "marker": {"color": "rgb(61,153,112)"}, "mode": "lines", "type": "scatter", "x": [0.7235, 0.8376, 0.8376, 0.0], "xaxis": "x", "y": [-1340.0, -1340.0, -1355.0, -1355.0], "yaxis": "y"}, {"hoverinfo": "text", "marker": {"color": "rgb(61,153,112)"}, "mode": "lines", "type": "scatter", "x": [0.0, 0.8546, 0.8546, 0.8376], "xaxis": "x", "y": [-1325.0, -1325.0, -1348.0, -1348.0], "yaxis": "y"}, {"hoverinfo": "text", "marker": {"color": "rgb(61,153,112)"}, "mode": "lines", "type": "scatter", "x": [0.0, 0.7092, 0.7092, 0.0], "xaxis": "x", "y": [-1375.0, -1375.0, -1385.0, -1385.0], "yaxis": "y"}, {"hoverinfo": "text", "marker": {"color": "rgb(61,153,112)"}, "mode": "lines", "type": "scatter", "x": [0.0, 0.7963, 0.7963, 0.7092], "xaxis": "x", "y": [-1365.0, -1365.0, -1380.0, -1380.0], "yaxis": "y"}, {"hoverinfo": "text", "marker": {"color": "rgb(61,153,112)"}, "mode": "lines", "type": "scatter", "x": [0.8546, 0.8767, 0.8767, 0.7963], "xaxis": "x", "y": [-1336.0, -1336.0, -1372.0, -1372.0], "yaxis": "y"}, {"hoverinfo": "text", "marker": {"color": "rgb(61,153,112)"}, "mode": "lines", "type": "scatter", "x": [0.8817, 0.9315, 0.9315, 0.8767], "xaxis": "x", "y": [-1302.0, -1302.0, -1354.0, -1354.0], "yaxis": "y"}, {"hoverinfo": "text", "marker": {"color": "rgb(61,153,112)"}, "mode": "lines", "type": "scatter", "x": [0.0, 0.4423, 0.4423, 0.0], "xaxis": "x", "y": [-1415.0, -1415.0, -1425.0, -1425.0], "yaxis": "y"}, {"hoverinfo": "text", "marker": {"color": "rgb(61,153,112)"}, "mode": "lines", "type": "scatter", "x": [0.0, 0.4975, 0.4975, 0.0], "xaxis": "x", "y": [-1435.0, -1435.0, -1445.0, -1445.0], "yaxis": "y"}, {"hoverinfo": "text", "marker": {"color": "rgb(61,153,112)"}, "mode": "lines", "type": "scatter", "x": [0.4423, 0.5497, 0.5497, 0.4975], "xaxis": "x", "y": [-1420.0, -1420.0, -1440.0, -1440.0], "yaxis": "y"}, {"hoverinfo": "text", "marker": {"color": "rgb(61,153,112)"}, "mode": "lines", "type": "scatter", "x": [0.0, 0.6087, 0.6087, 0.5497], "xaxis": "x", "y": [-1405.0, -1405.0, -1430.0, -1430.0], "yaxis": "y"}, {"hoverinfo": "text", "marker": {"color": "rgb(61,153,112)"}, "mode": "lines", "type": "scatter", "x": [0.6087, 0.6756, 0.6756, 0.0], "xaxis": "x", "y": [-1418.0, -1418.0, -1455.0, -1455.0], "yaxis": "y"}, {"hoverinfo": "text", "marker": {"color": "rgb(61,153,112)"}, "mode": "lines", "type": "scatter", "x": [0.0, 0.6837, 0.6837, 0.0], "xaxis": "x", "y": [-1465.0, -1465.0, -1475.0, -1475.0], "yaxis": "y"}, {"hoverinfo": "text", "marker": {"color": "rgb(61,153,112)"}, "mode": "lines", "type": "scatter", "x": [0.6756, 0.7648, 0.7648, 0.6837], "xaxis": "x", "y": [-1436.0, -1436.0, -1470.0, -1470.0], "yaxis": "y"}, {"hoverinfo": "text", "marker": {"color": "rgb(61,153,112)"}, "mode": "lines", "type": "scatter", "x": [0.0, 0.7876, 0.7876, 0.7648], "xaxis": "x", "y": [-1395.0, -1395.0, -1453.0, -1453.0], "yaxis": "y"}, {"hoverinfo": "text", "marker": {"color": "rgb(61,153,112)"}, "mode": "lines", "type": "scatter", "x": [0.0, 0.7827, 0.7827, 0.0], "xaxis": "x", "y": [-1485.0, -1485.0, -1495.0, -1495.0], "yaxis": "y"}, {"hoverinfo": "text", "marker": {"color": "rgb(61,153,112)"}, "mode": "lines", "type": "scatter", "x": [0.7876, 0.7943, 0.7943, 0.7827], "xaxis": "x", "y": [-1424.0, -1424.0, -1490.0, -1490.0], "yaxis": "y"}, {"hoverinfo": "text", "marker": {"color": "rgb(61,153,112)"}, "mode": "lines", "type": "scatter", "x": [0.0, 0.5888, 0.5888, 0.0], "xaxis": "x", "y": [-1515.0, -1515.0, -1525.0, -1525.0], "yaxis": "y"}, {"hoverinfo": "text", "marker": {"color": "rgb(61,153,112)"}, "mode": "lines", "type": "scatter", "x": [0.0, 0.6079, 0.6079, 0.5888], "xaxis": "x", "y": [-1505.0, -1505.0, -1520.0, -1520.0], "yaxis": "y"}, {"hoverinfo": "text", "marker": {"color": "rgb(61,153,112)"}, "mode": "lines", "type": "scatter", "x": [0.0, 0.5484, 0.5484, 0.0], "xaxis": "x", "y": [-1545.0, -1545.0, -1555.0, -1555.0], "yaxis": "y"}, {"hoverinfo": "text", "marker": {"color": "rgb(61,153,112)"}, "mode": "lines", "type": "scatter", "x": [0.0, 0.5955, 0.5955, 0.5484], "xaxis": "x", "y": [-1535.0, -1535.0, -1550.0, -1550.0], "yaxis": "y"}, {"hoverinfo": "text", "marker": {"color": "rgb(61,153,112)"}, "mode": "lines", "type": "scatter", "x": [0.5955, 0.7196, 0.7196, 0.0], "xaxis": "x", "y": [-1542.0, -1542.0, -1565.0, -1565.0], "yaxis": "y"}, {"hoverinfo": "text", "marker": {"color": "rgb(61,153,112)"}, "mode": "lines", "type": "scatter", "x": [0.6079, 0.7277, 0.7277, 0.7196], "xaxis": "x", "y": [-1512.0, -1512.0, -1554.0, -1554.0], "yaxis": "y"}, {"hoverinfo": "text", "marker": {"color": "rgb(61,153,112)"}, "mode": "lines", "type": "scatter", "x": [0.7943, 0.8251, 0.8251, 0.7277], "xaxis": "x", "y": [-1457.0, -1457.0, -1533.0, -1533.0], "yaxis": "y"}, {"hoverinfo": "text", "marker": {"color": "rgb(61,153,112)"}, "mode": "lines", "type": "scatter", "x": [0.9315, 0.9545, 0.9545, 0.8251], "xaxis": "x", "y": [-1328.0, -1328.0, -1495.0, -1495.0], "yaxis": "y"}, {"hoverinfo": "text", "marker": {"color": "rgb(255,65,54)"}, "mode": "lines", "type": "scatter", "x": [0.0, 0.57, 0.57, 0.0], "xaxis": "x", "y": [-1575.0, -1575.0, -1585.0, -1585.0], "yaxis": "y"}, {"hoverinfo": "text", "marker": {"color": "rgb(255,65,54)"}, "mode": "lines", "type": "scatter", "x": [0.57, 0.6793, 0.6793, 0.0], "xaxis": "x", "y": [-1580.0, -1580.0, -1595.0, -1595.0], "yaxis": "y"}, {"hoverinfo": "text", "marker": {"color": "rgb(0,116,217)"}, "mode": "lines", "type": "scatter", "x": [0.9545, 1.141, 1.141, 0.6793], "xaxis": "x", "y": [-1412.0, -1412.0, -1588.0, -1588.0], "yaxis": "y"}, {"hoverinfo": "text", "marker": {"color": "rgb(0,116,217)"}, "mode": "lines", "type": "scatter", "x": [1.094, 1.197, 1.197, 1.141], "xaxis": "x", "y": [-1243.0, -1243.0, -1500.0, -1500.0], "yaxis": "y"}, {"hoverinfo": "text", "marker": {"color": "rgb(0,116,217)"}, "mode": "lines", "type": "scatter", "x": [1.429, 1.479, 1.479, 1.197], "xaxis": "x", "y": [-1048.0, -1048.0, -1371.0, -1371.0], "yaxis": "y"}, {"hoverinfo": "text", "marker": {"color": "rgb(0,116,217)"}, "mode": "lines", "type": "scatter", "x": [1.445, 1.51, 1.51, 1.479], "xaxis": "x", "y": [-447.9, -447.9, -1210.0, -1210.0], "yaxis": "y"}], "layout": {"autosize": false, "height": 2600, "hoverlabel": {"bgcolor": "white", "font": {"family": "Rockwell", "size": 16}}, "hovermode": "closest", "plot_bgcolor": "#ECEFF1", "showlegend": false, "title": {"font": {"color": "Black", "size": 22}, "text": "<b>Hierarchical Clustering</b>", "x": 0.5, "xanchor": "center", "yanchor": "top"}, "width": 1000, "xaxis": {"autorange": true, "mirror": "allticks", "range": [0, 1.51], "rangemode": "tozero", "showgrid": false, "showline": true, "showticklabels": true, "ticks": "outside", "type": "linear", "zeroline": false}, "yaxis": {"mirror": "allticks", "range": [-1600, 0], "rangemode": "tozero", "showgrid": false, "showline": true, "showticklabels": true, "tickmode": "array", "ticks": "outside", "ticktext": {"elided": "160 str values"}, "tickvals": {"elided": "160 int values"}, "type": "linear", "zeroline": false}}}
